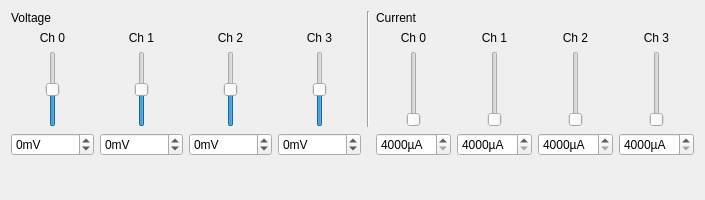
<?xml version="1.0" encoding="UTF-8"?>
<ui version="4.0">
 <class>TNGAO4U4I</class>
 <widget class="QWidget" name="TNGAO4U4I">
  <property name="geometry">
   <rect>
    <x>0</x>
    <y>0</y>
    <width>697</width>
    <height>200</height>
   </rect>
  </property>
  <property name="windowTitle">
   <string>Form</string>
  </property>
  <layout class="QHBoxLayout" name="horizontalLayout_6">
   <item>
    <layout class="QGridLayout" name="gridLayout">
     <item row="1" column="3">
      <widget class="QLabel" name="label_4">
       <property name="text">
        <string>Ch 3</string>
       </property>
       <property name="alignment">
        <set>Qt::AlignCenter</set>
       </property>
      </widget>
     </item>
     <item row="1" column="5">
      <widget class="QLabel" name="label_5">
       <property name="text">
        <string>Ch 0</string>
       </property>
       <property name="alignment">
        <set>Qt::AlignCenter</set>
       </property>
      </widget>
     </item>
     <item row="1" column="6">
      <widget class="QLabel" name="label_6">
       <property name="text">
        <string>Ch 1</string>
       </property>
       <property name="alignment">
        <set>Qt::AlignCenter</set>
       </property>
      </widget>
     </item>
     <item row="1" column="1">
      <widget class="QLabel" name="label_2">
       <property name="text">
        <string>Ch 1</string>
       </property>
       <property name="alignment">
        <set>Qt::AlignCenter</set>
       </property>
      </widget>
     </item>
     <item row="1" column="2">
      <widget class="QLabel" name="label_3">
       <property name="text">
        <string>Ch 2</string>
       </property>
       <property name="alignment">
        <set>Qt::AlignCenter</set>
       </property>
      </widget>
     </item>
     <item row="1" column="0">
      <widget class="QLabel" name="label">
       <property name="sizePolicy">
        <sizepolicy hsizetype="Preferred" vsizetype="Preferred">
         <horstretch>0</horstretch>
         <verstretch>0</verstretch>
        </sizepolicy>
       </property>
       <property name="text">
        <string>Ch 0</string>
       </property>
       <property name="alignment">
        <set>Qt::AlignCenter</set>
       </property>
      </widget>
     </item>
     <item row="1" column="7">
      <widget class="QLabel" name="label_7">
       <property name="text">
        <string>Ch 2</string>
       </property>
       <property name="alignment">
        <set>Qt::AlignCenter</set>
       </property>
      </widget>
     </item>
     <item row="1" column="8">
      <widget class="QLabel" name="label_8">
       <property name="text">
        <string>Ch 3</string>
       </property>
       <property name="alignment">
        <set>Qt::AlignCenter</set>
       </property>
      </widget>
     </item>
     <item row="0" column="0" colspan="4">
      <widget class="QLabel" name="label_17">
       <property name="text">
        <string>Voltage</string>
       </property>
      </widget>
     </item>
     <item row="0" column="5" colspan="4">
      <widget class="QLabel" name="label_18">
       <property name="text">
        <string>Current</string>
       </property>
      </widget>
     </item>
     <item row="0" column="4" rowspan="3">
      <widget class="Line" name="line">
       <property name="orientation">
        <enum>Qt::Vertical</enum>
       </property>
      </widget>
     </item>
     <item row="2" column="1">
      <widget class="QSlider" name="slider_voltage_ch1">
       <property name="sizePolicy">
        <sizepolicy hsizetype="Minimum" vsizetype="Expanding">
         <horstretch>0</horstretch>
         <verstretch>0</verstretch>
        </sizepolicy>
       </property>
       <property name="minimum">
        <number>-10000</number>
       </property>
       <property name="maximum">
        <number>10000</number>
       </property>
       <property name="orientation">
        <enum>Qt::Vertical</enum>
       </property>
      </widget>
     </item>
     <item row="2" column="0">
      <widget class="QSlider" name="slider_voltage_ch0">
       <property name="sizePolicy">
        <sizepolicy hsizetype="Minimum" vsizetype="Expanding">
         <horstretch>0</horstretch>
         <verstretch>0</verstretch>
        </sizepolicy>
       </property>
       <property name="minimum">
        <number>-10000</number>
       </property>
       <property name="maximum">
        <number>10000</number>
       </property>
       <property name="orientation">
        <enum>Qt::Vertical</enum>
       </property>
      </widget>
     </item>
     <item row="2" column="2">
      <widget class="QSlider" name="slider_voltage_ch2">
       <property name="sizePolicy">
        <sizepolicy hsizetype="Minimum" vsizetype="Expanding">
         <horstretch>0</horstretch>
         <verstretch>0</verstretch>
        </sizepolicy>
       </property>
       <property name="minimum">
        <number>-10000</number>
       </property>
       <property name="maximum">
        <number>10000</number>
       </property>
       <property name="orientation">
        <enum>Qt::Vertical</enum>
       </property>
      </widget>
     </item>
     <item row="2" column="3">
      <widget class="QSlider" name="slider_voltage_ch3">
       <property name="sizePolicy">
        <sizepolicy hsizetype="Minimum" vsizetype="Expanding">
         <horstretch>0</horstretch>
         <verstretch>0</verstretch>
        </sizepolicy>
       </property>
       <property name="minimum">
        <number>-10000</number>
       </property>
       <property name="maximum">
        <number>10000</number>
       </property>
       <property name="orientation">
        <enum>Qt::Vertical</enum>
       </property>
      </widget>
     </item>
     <item row="2" column="6">
      <widget class="QSlider" name="slider_current_ch1">
       <property name="sizePolicy">
        <sizepolicy hsizetype="Minimum" vsizetype="Expanding">
         <horstretch>0</horstretch>
         <verstretch>0</verstretch>
        </sizepolicy>
       </property>
       <property name="minimum">
        <number>4000</number>
       </property>
       <property name="maximum">
        <number>20000</number>
       </property>
       <property name="orientation">
        <enum>Qt::Vertical</enum>
       </property>
      </widget>
     </item>
     <item row="2" column="7">
      <widget class="QSlider" name="slider_current_ch2">
       <property name="sizePolicy">
        <sizepolicy hsizetype="Minimum" vsizetype="Expanding">
         <horstretch>0</horstretch>
         <verstretch>0</verstretch>
        </sizepolicy>
       </property>
       <property name="minimum">
        <number>4000</number>
       </property>
       <property name="maximum">
        <number>20000</number>
       </property>
       <property name="orientation">
        <enum>Qt::Vertical</enum>
       </property>
      </widget>
     </item>
     <item row="2" column="5">
      <widget class="QSlider" name="slider_current_ch0">
       <property name="sizePolicy">
        <sizepolicy hsizetype="Minimum" vsizetype="Expanding">
         <horstretch>0</horstretch>
         <verstretch>0</verstretch>
        </sizepolicy>
       </property>
       <property name="minimum">
        <number>4000</number>
       </property>
       <property name="maximum">
        <number>20000</number>
       </property>
       <property name="orientation">
        <enum>Qt::Vertical</enum>
       </property>
      </widget>
     </item>
     <item row="2" column="8">
      <widget class="QSlider" name="slider_current_ch3">
       <property name="sizePolicy">
        <sizepolicy hsizetype="Minimum" vsizetype="Expanding">
         <horstretch>0</horstretch>
         <verstretch>0</verstretch>
        </sizepolicy>
       </property>
       <property name="minimum">
        <number>4000</number>
       </property>
       <property name="maximum">
        <number>20000</number>
       </property>
       <property name="orientation">
        <enum>Qt::Vertical</enum>
       </property>
      </widget>
     </item>
     <item row="3" column="0">
      <widget class="QSpinBox" name="spin_voltage_ch0">
       <property name="suffix">
        <string>mV</string>
       </property>
       <property name="minimum">
        <number>-10000</number>
       </property>
       <property name="maximum">
        <number>10000</number>
       </property>
      </widget>
     </item>
     <item row="4" column="0">
      <spacer name="verticalSpacer">
       <property name="orientation">
        <enum>Qt::Vertical</enum>
       </property>
       <property name="sizeHint" stdset="0">
        <size>
         <width>20</width>
         <height>40</height>
        </size>
       </property>
      </spacer>
     </item>
     <item row="3" column="1">
      <widget class="QSpinBox" name="spin_voltage_ch1">
       <property name="suffix">
        <string>mV</string>
       </property>
       <property name="minimum">
        <number>-10000</number>
       </property>
       <property name="maximum">
        <number>10000</number>
       </property>
      </widget>
     </item>
     <item row="3" column="2">
      <widget class="QSpinBox" name="spin_voltage_ch2">
       <property name="suffix">
        <string>mV</string>
       </property>
       <property name="minimum">
        <number>-10000</number>
       </property>
       <property name="maximum">
        <number>10000</number>
       </property>
      </widget>
     </item>
     <item row="3" column="3">
      <widget class="QSpinBox" name="spin_voltage_ch3">
       <property name="suffix">
        <string>mV</string>
       </property>
       <property name="minimum">
        <number>-10000</number>
       </property>
       <property name="maximum">
        <number>10000</number>
       </property>
      </widget>
     </item>
     <item row="3" column="5">
      <widget class="QSpinBox" name="spin_current_ch0">
       <property name="suffix">
        <string>µA</string>
       </property>
       <property name="minimum">
        <number>4000</number>
       </property>
       <property name="maximum">
        <number>20000</number>
       </property>
      </widget>
     </item>
     <item row="3" column="6">
      <widget class="QSpinBox" name="spin_current_ch1">
       <property name="suffix">
        <string>µA</string>
       </property>
       <property name="minimum">
        <number>4000</number>
       </property>
       <property name="maximum">
        <number>20000</number>
       </property>
      </widget>
     </item>
     <item row="3" column="7">
      <widget class="QSpinBox" name="spin_current_ch2">
       <property name="suffix">
        <string>µA</string>
       </property>
       <property name="minimum">
        <number>4000</number>
       </property>
       <property name="maximum">
        <number>20000</number>
       </property>
      </widget>
     </item>
     <item row="3" column="8">
      <widget class="QSpinBox" name="spin_current_ch3">
       <property name="suffix">
        <string>µA</string>
       </property>
       <property name="minimum">
        <number>4000</number>
       </property>
       <property name="maximum">
        <number>20000</number>
       </property>
      </widget>
     </item>
    </layout>
   </item>
  </layout>
 </widget>
 <resources/>
 <connections/>
</ui>
